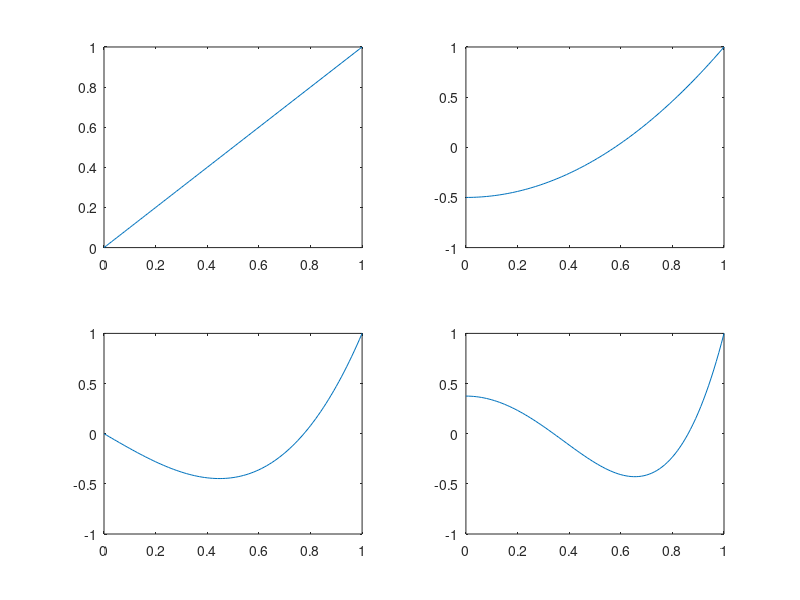
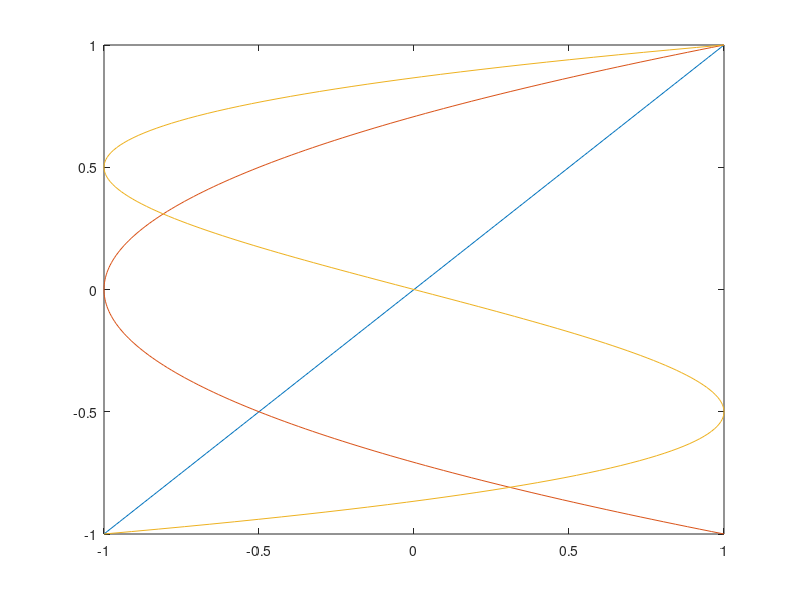
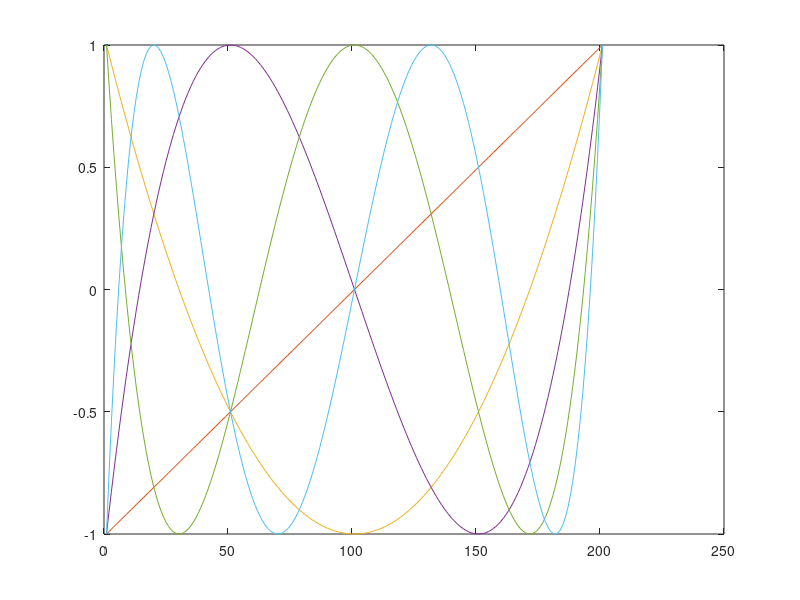
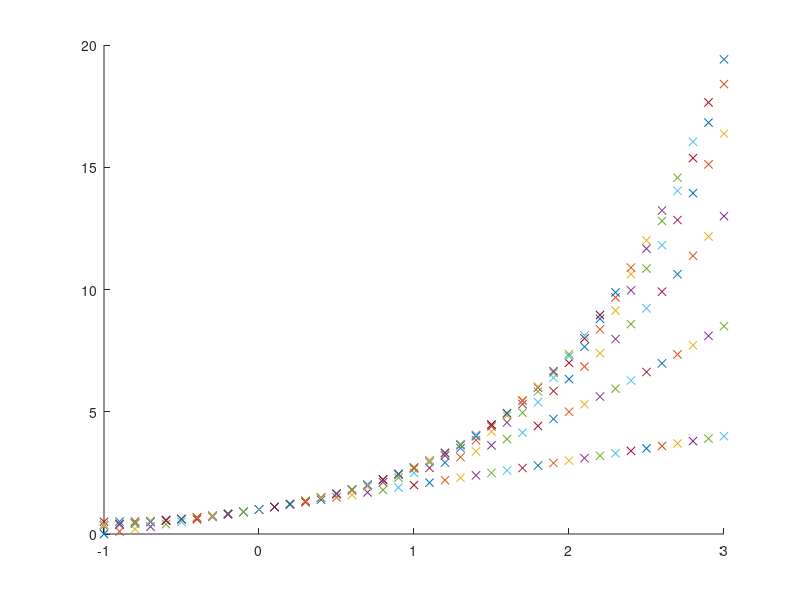

MATLAB code to generate these figures, in order:
% Problem 1
figure(1);

x = 0 : 0.01 : 1;

l1 = x;
l2 = 3/2 * (x.^2) - 1/2;
l3 = 5/2 * (x.^3) - 3/2 * x;
l4 = 35/8 * (x.^4) - 15/4 * (x.^2) + 3/8;

subplot(2,2,1);
plot(x,l1)
subplot(2,2,2)
plot(x,l2)
subplot(2,2,3)
plot(x,l3)
subplot(2,2,4)
plot(x,l4)

% Problem 2.a
figure(2);

t = -1 : 0.01 : 1;

t1 = cos(acos(t));
t2 = cos(2 * acos(t));
t3 = cos(3 * acos(t));

plot (t1, t)
hold on
plot (t2, t)
hold on
plot (t3, t)
hold off

% Problem 2.b
figure(3);

x = -1 : 0.01 : 1;
maxN = input("Please enter a number n:");

T0 = 1;
T1 = x;

plot(T0)
hold on
plot(T1)
hold on

for n = 2 : maxN 
  Tn = 2 .* x .* T1 - T0;
  plot(Tn)
  hold on
  T0 = T1;
  T1 = Tn;
endfor
hold off

% Problem 3
figure(4)

function val = Taylor(x,n);
  val=0;
  for k=0:n;
      val =val+ (x-0)^k/factorial(k); 
  endfor
endfunction
f=exp(0);
n=7;
k=0:n;
hold on
for n=1:6
    for x=-1:0.1:3
        polynome = Taylor(x,n);
        plot(x,Taylor(x,n),'x')
    endfor
endfor
    hold off

% Problem 4
h = 0.25;
table = zeros(7,7);
for i = 1:7;
  x = 1 + ((i-1) .* h);
  table(i,1) = x;
  f = sqrt((5 .* (x .^ 2)) + 1);
  table(i,2) = f;
endfor
fColumn = 2;
ending = 7;
for k = 1:6;
  ending -= 1;
  for i = 1 : ending;
    row = i;
    column = k+1;
    table(row,column) = table(row+1,fColumn)-table(row,fColumn);
  endfor
endfor
table


% Problem 5
table = zeros(4,5);
table(1,1) = 2;   %x0
table(2,1) = 4;   %x1
table(3,1) = 6;   %x2
table(4,1) = 8;   %x3
table(1,2) = 4;   %f(x0)
table(2,2) = 8;   %f(x1)
table(3,2) = 14;  %f(x2)
table(4,2) = 16;  %f(x3)

xColumn = 1;
fColumn = 2;
ending = 4;
for k=1:3;
  ending = ending - 1;
  for r=1:ending;
    row = r;
    column = k + 2;
    table(row,column) = (table(row+1,fColumn) - table(row,fColumn)) / (table(row+k,xColumn)-table(row,xColumn));
  endfor
endfor
table
 


